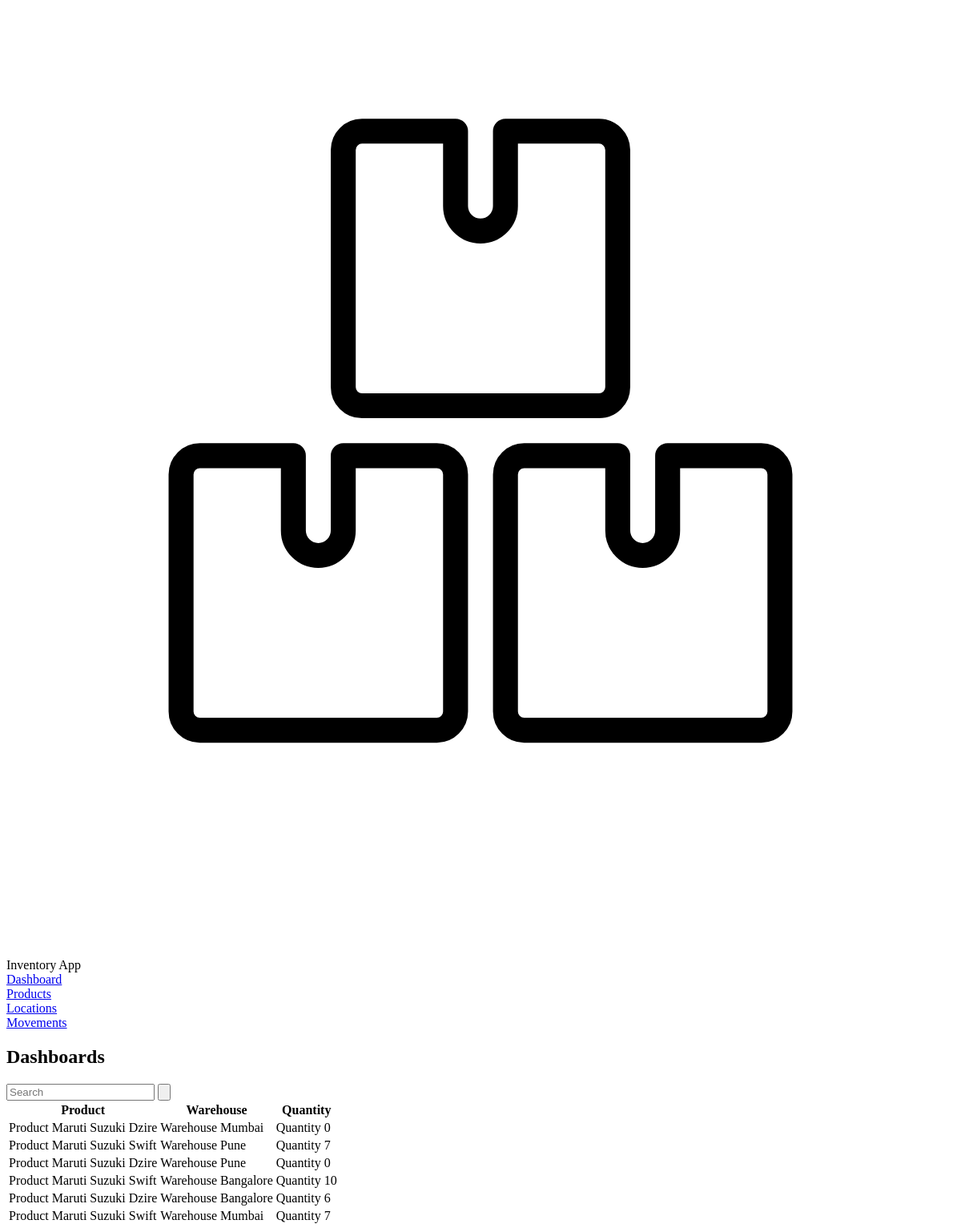
Page /dashboard on the earlier database version.
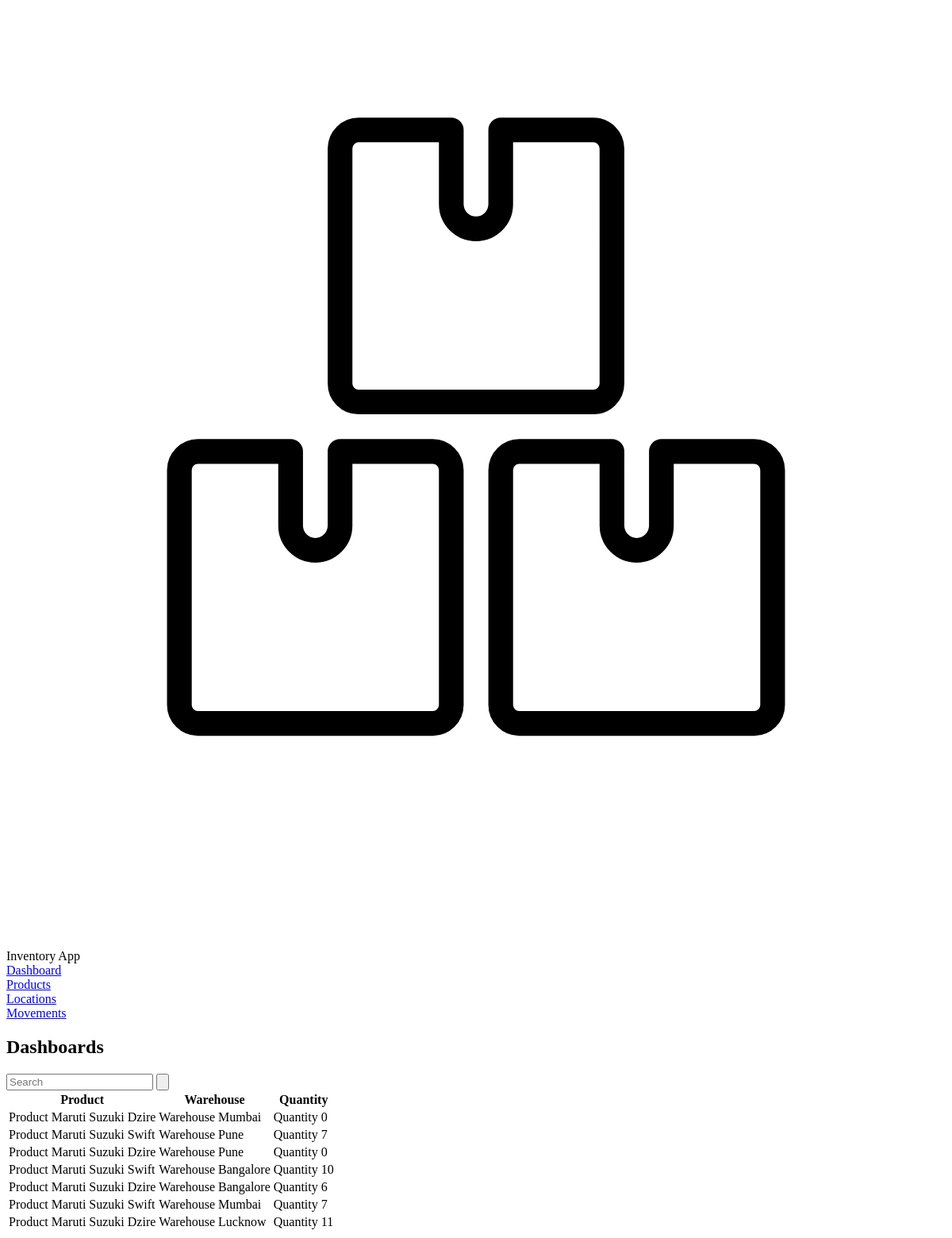
Same page on the later database version.
### inventory/models.py (models this page shows, shortened)
class Product(db.Model):
    product_id = db.Column(db.Integer, primary_key=True)
    product_name = db.Column(db.String(20), unique=True, nullable=False)
    product_description = db.Column(db.String(200), nullable=False, default='This is a default description for product, please update the product with a brief description')
    product_image_file = db.Column(db.String(20), nullable=False, default='default-cars.jpeg')

class Movement(db.Model):
    movement_id = db.Column(db.Integer, primary_key=True)
    timestamp = db.Column(db.DateTime, nullable=False, default=datetime.now)
    from_location = db.Column(db.String(20), db.ForeignKey('location.location_id'))
    to_location = db.Column(db.String(20), db.ForeignKey('location.location_id'))
    product_id = db.Column(db.Integer, db.ForeignKey('product.product_id'), nullable=False)
    qty = db.Column(db.Integer, nullable=False)

### inventory/dashboard/routes.py (the view)
@dashboard_bp.route('/')
@dashboard_bp.route("/dashboard")
def dashboard():
    movements = db.session.query(Movement.to_location, Movement.product_id).filter(Movement.from_location=="").distinct(Movement.to_location).all()
    product = Product.query
    qty = Movement.query
    return render_template('dashboard.html', title='Dashboard', movements=movements, qty=qty, product=product)

### inventory/templates/dashboard.html
{% extends "layout.html" %}
{% block content %}
    <section class="text-gray-700 body-font">
        <div class="container px-12 py-8 mx-auto -m-4 sm:px-16 lg:px-24">
            <table class="border-collapse w-full">
                <thead>
                    <tr>
                        {% if movements %}
                            <th class="p-3 font-bold uppercase bg-indigo-200 text-indigo-800 border-r border-gray-300 hidden lg:table-cell rounded-tl-lg">Product</th>
                            <th class="p-3 font-bold uppercase bg-indigo-200 text-indigo-800 border-r border-gray-300 hidden lg:table-cell">Warehouse</th>
                            <th class="p-3 font-bold uppercase bg-indigo-200 text-indigo-800 hidden lg:table-cell rounded-tr-lg">Quantity</th>
                        {% endif %}
                    </tr>
                </thead>
                <tbody>
                    {% if not movements %}
                    <div class="w-full">
                        <h2>No items found!! Please move product in the inventory from Movements tab.</h2>
                    </div>
                    {% else %}
                        {% for movement in movements %}
                            <tr class="bg-white lg:hover:bg-gray-100 flex lg:table-row flex-row lg:flex-row flex-wrap lg:flex-no-wrap mb-10 lg:mb-0">
                                <td class="w-full lg:w-auto p-3 text-gray-800 text-center border border-b block lg:table-cell relative lg:static">
                                    <span class="lg:hidden absolute top-0 left-0 bg-blue-200 px-2 py-1 text-xs font-bold uppercase">Product</span>
                                    {{ product.get(movement.product_id).product_name }}
                                </td>
                                <td class="w-full lg:w-auto p-3 text-gray-800 text-center border border-b block lg:table-cell relative lg:static">
                                    <span class="lg:hidden absolute top-0 left-0 bg-blue-200 px-2 py-1 text-xs font-bold uppercase">Warehouse</span>
                                    {{ movement.to_location }}
                                </td>
                                <td class="w-full lg:w-auto p-3 text-gray-800 text-center border border-b block lg:table-cell relative lg:static">
                                    <span class="lg:hidden absolute top-0 left-0 bg-blue-200 px-2 py-1 text-xs font-bold uppercase">Quantity</span>
                                    <span class="rounded text-white bg-indigo-400 py-1 px-3 text-xs font-bold">{{ qty.filter_by(to_location=movement.to_location, from_location="", product_id=movement.product_id).first().qty }}</span>
                                </td>
                            </tr>
                        {% endfor %}
                    {% endif %}
                </tbody>
            </table>
        </div>
    </section>
{% endblock content %}

Differences in the rows shown:
added Movement: filter_by "11"
Other differences:
new list line: "Product Warehouse Lucknow Quantity"
new list line: "Maruti Suzuki Dzire"
